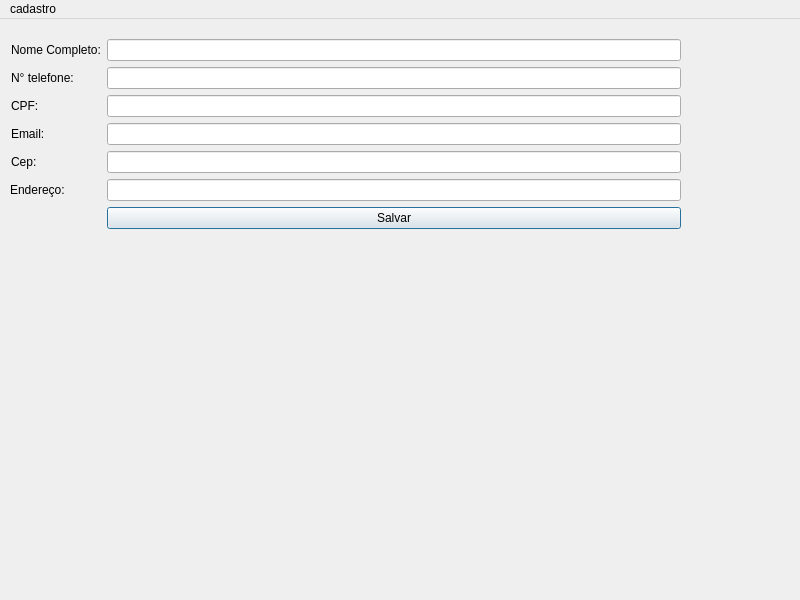
<?xml version="1.0" encoding="UTF-8"?>
<ui version="4.0">
 <class>MainWindow</class>
 <widget class="QMainWindow" name="MainWindow">
  <property name="geometry">
   <rect>
    <x>0</x>
    <y>0</y>
    <width>800</width>
    <height>600</height>
   </rect>
  </property>
  <property name="maximumSize">
   <size>
    <width>16777000</width>
    <height>16777215</height>
   </size>
  </property>
  <property name="windowTitle">
   <string>MainWindow</string>
  </property>
  <widget class="QWidget" name="centralwidget">
   <widget class="QWidget" name="formLayoutWidget">
    <property name="geometry">
     <rect>
      <x>10</x>
      <y>20</y>
      <width>671</width>
      <height>521</height>
     </rect>
    </property>
    <layout class="QFormLayout" name="formLayout">
     <item row="0" column="0">
      <widget class="QLabel" name="label">
       <property name="text">
        <string>Nome Completo:</string>
       </property>
       <property name="indent">
        <number>1</number>
       </property>
      </widget>
     </item>
     <item row="0" column="1">
      <widget class="QLineEdit" name="lineEdit"/>
     </item>
     <item row="1" column="0">
      <widget class="QLabel" name="label_2">
       <property name="text">
        <string>N° telefone:</string>
       </property>
       <property name="indent">
        <number>1</number>
       </property>
      </widget>
     </item>
     <item row="1" column="1">
      <widget class="QLineEdit" name="lineEdit_2"/>
     </item>
     <item row="2" column="0">
      <widget class="QLabel" name="label_3">
       <property name="text">
        <string>CPF:</string>
       </property>
       <property name="indent">
        <number>1</number>
       </property>
      </widget>
     </item>
     <item row="2" column="1">
      <widget class="QLineEdit" name="lineEdit_3"/>
     </item>
     <item row="3" column="0">
      <widget class="QLabel" name="label_4">
       <property name="text">
        <string>Email:</string>
       </property>
       <property name="indent">
        <number>1</number>
       </property>
      </widget>
     </item>
     <item row="3" column="1">
      <widget class="QLineEdit" name="lineEdit_4"/>
     </item>
     <item row="4" column="0">
      <widget class="QLabel" name="label_5">
       <property name="text">
        <string>Cep:</string>
       </property>
       <property name="indent">
        <number>1</number>
       </property>
      </widget>
     </item>
     <item row="4" column="1">
      <widget class="QLineEdit" name="lineEdit_5">
       <property name="maximumSize">
        <size>
         <width>16777215</width>
         <height>16777215</height>
        </size>
       </property>
      </widget>
     </item>
     <item row="5" column="0">
      <widget class="QLabel" name="label_6">
       <property name="text">
        <string>Endereço:</string>
       </property>
      </widget>
     </item>
     <item row="5" column="1">
      <widget class="QLineEdit" name="lineEdit_6"/>
     </item>
     <item row="6" column="1">
      <widget class="QPushButton" name="pushButton">
       <property name="maximumSize">
        <size>
         <width>16777215</width>
         <height>16777215</height>
        </size>
       </property>
       <property name="font">
        <font>
         <weight>50</weight>
         <italic>false</italic>
         <bold>false</bold>
         <strikeout>false</strikeout>
        </font>
       </property>
       <property name="text">
        <string>Salvar</string>
       </property>
       <property name="autoDefault">
        <bool>true</bool>
       </property>
       <property name="default">
        <bool>true</bool>
       </property>
      </widget>
     </item>
    </layout>
   </widget>
   <widget class="QLabel" name="label_7">
    <property name="geometry">
     <rect>
      <x>70</x>
      <y>553</y>
      <width>581</width>
      <height>20</height>
     </rect>
    </property>
    <property name="text">
     <string/>
    </property>
   </widget>
  </widget>
  <widget class="QMenuBar" name="menubar">
   <property name="geometry">
    <rect>
     <x>0</x>
     <y>0</y>
     <width>800</width>
     <height>21</height>
    </rect>
   </property>
   <widget class="QMenu" name="menucadastro">
    <property name="title">
     <string>cadastro</string>
    </property>
   </widget>
   <addaction name="menucadastro"/>
  </widget>
  <action name="actionSalvar">
   <property name="text">
    <string>Salvar</string>
   </property>
  </action>
  <action name="actionSair">
   <property name="text">
    <string>Sair</string>
   </property>
  </action>
  <action name="actionVer_casas_Dispon_veis">
   <property name="text">
    <string>Ver imoveis disponíveis</string>
   </property>
  </action>
  <action name="actionAnunciar_Imoveis">
   <property name="text">
    <string>Anunciar Imoveis</string>
   </property>
  </action>
  <action name="actionValor_a_receber">
   <property name="text">
    <string>Valor a receber</string>
   </property>
  </action>
  <action name="actionValor_a_pagar">
   <property name="text">
    <string>Valor a pagar</string>
   </property>
  </action>
  <action name="actionCadastro_de_cliente">
   <property name="text">
    <string>Cadastro de cliente</string>
   </property>
  </action>
  <action name="actionCadastro_de_imovel">
   <property name="text">
    <string>Cadastro de imovel</string>
   </property>
  </action>
 </widget>
 <resources/>
 <connections/>
</ui>
